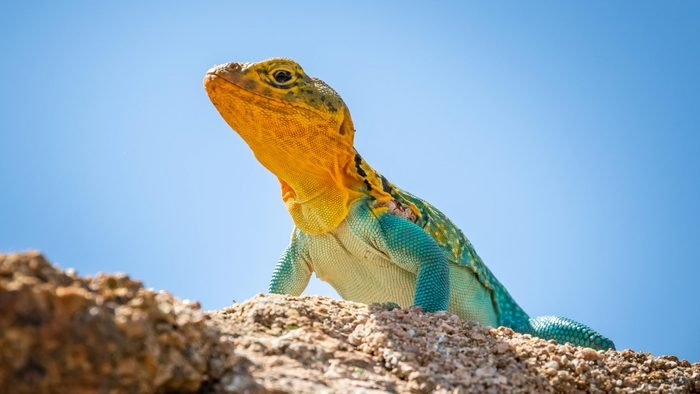
#> input picture images/liz.jpg, 700 x 394 px, found by its file name
$ python remove_bg.py   (older library calls are emulated)
#> lines starting #> are read from the running program, lines starting #| are printed output that depends on the picture
import cv2
import numpy as np

image_path = "liz.jpg"
map_path = "liz-map.jpg"


def combine():
    img = cv2.imread(image_path)
#> img is the input picture: shape (394, 700, 3); mean B, G, R 182.7, 167.2, 144.2

    map = cv2.imread(map_path)
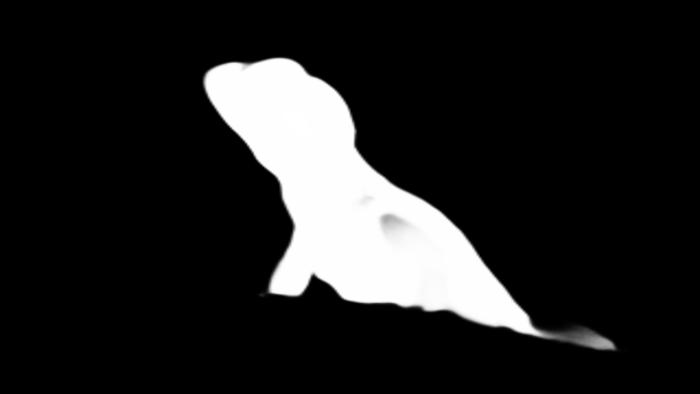
#> input picture images/liz-map.jpg, 700 x 394 px, found by its file name
#> map is the input picture: shape (394, 700, 3); min 0, max 255, mean 34.2
    norm_image = cv2.normalize(map, None, alpha=0, beta=1, norm_type=cv2.NORM_MINMAX, dtype=cv2.CV_32F)

    for row in range(len(img)):
        for col in range(len(img[row])):
            float_val = img[row, col]
            img[row, col] = (float_val * norm_image[row, col])
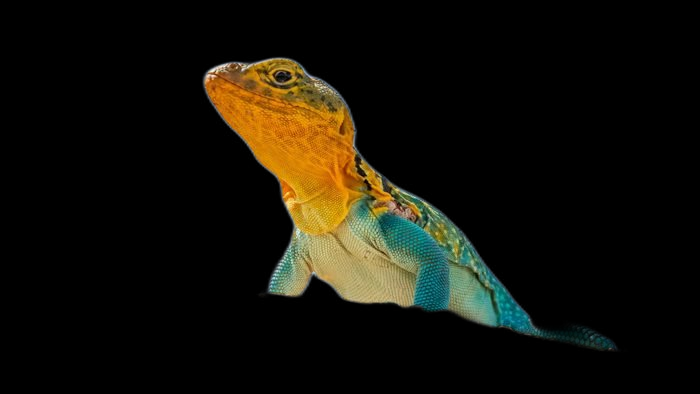
#> img: shape (394, 700, 3); mean B, G, R 9, 17.5, 19.7

    cv2.imshow("removed-bg", img)
    cv2.waitKey(0)
    cv2.destroyAllWindows()


if __name__ == "__main__":
    combine()
